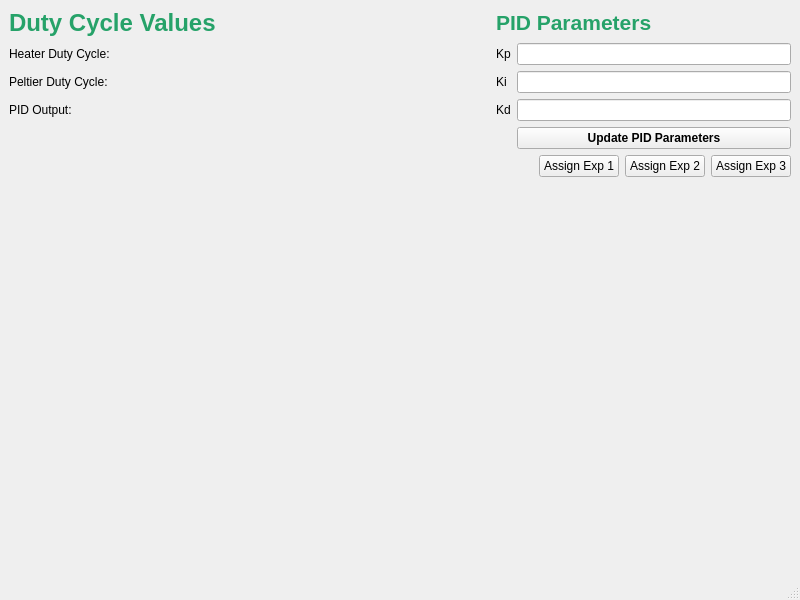
<?xml version="1.0" encoding="UTF-8"?>
<ui version="4.0">
 <class>MainWindow</class>
 <widget class="QMainWindow" name="MainWindow">
  <property name="geometry">
   <rect>
    <x>0</x>
    <y>0</y>
    <width>800</width>
    <height>600</height>
   </rect>
  </property>
  <property name="windowTitle">
   <string>MainWindow</string>
  </property>
  <widget class="QWidget" name="centralwidget">
   <layout class="QGridLayout" name="gridLayout_2">
    <item row="3" column="1">
     <spacer name="verticalSpacer">
      <property name="orientation">
       <enum>Qt::Vertical</enum>
      </property>
      <property name="sizeHint" stdset="0">
       <size>
        <width>20</width>
        <height>40</height>
       </size>
      </property>
     </spacer>
    </item>
    <item row="2" column="1">
     <layout class="QGridLayout" name="cellLayout">
      <property name="leftMargin">
       <number>0</number>
      </property>
     </layout>
    </item>
    <item row="0" column="1">
     <layout class="QGridLayout" name="gridLayout">
      <item row="2" column="5">
       <widget class="QLineEdit" name="pidKiLineEdit"/>
      </item>
      <item row="1" column="2">
       <widget class="QLabel" name="heaterDutyCLabel">
        <property name="font">
         <font>
          <bold>true</bold>
         </font>
        </property>
        <property name="text">
         <string/>
        </property>
       </widget>
      </item>
      <item row="3" column="3">
       <spacer name="horizontalSpacer">
        <property name="orientation">
         <enum>Qt::Horizontal</enum>
        </property>
        <property name="sizeHint" stdset="0">
         <size>
          <width>40</width>
          <height>20</height>
         </size>
        </property>
       </spacer>
      </item>
      <item row="3" column="2">
       <widget class="QLabel" name="pidOutputLabel">
        <property name="font">
         <font>
          <bold>true</bold>
         </font>
        </property>
        <property name="text">
         <string/>
        </property>
       </widget>
      </item>
      <item row="3" column="1">
       <widget class="QLabel" name="label_10">
        <property name="text">
         <string>PID Output:</string>
        </property>
       </widget>
      </item>
      <item row="0" column="4" colspan="2">
       <widget class="QLabel" name="label_4">
        <property name="text">
         <string>&lt;html&gt;&lt;head/&gt;&lt;body&gt;&lt;p&gt;&lt;span style=&quot; font-size:16pt; font-weight:700; color:#26a269;&quot;&gt;PID Parameters&lt;/span&gt;&lt;/p&gt;&lt;/body&gt;&lt;/html&gt;</string>
        </property>
       </widget>
      </item>
      <item row="1" column="5">
       <widget class="QLineEdit" name="pidKpLineEdit"/>
      </item>
      <item row="3" column="4">
       <widget class="QLabel" name="label_3">
        <property name="text">
         <string>Kd</string>
        </property>
       </widget>
      </item>
      <item row="3" column="5">
       <widget class="QLineEdit" name="pidKdLineEdit"/>
      </item>
      <item row="1" column="4">
       <widget class="QLabel" name="label">
        <property name="text">
         <string>Kp</string>
        </property>
       </widget>
      </item>
      <item row="1" column="1">
       <widget class="QLabel" name="label_6">
        <property name="text">
         <string>Heater Duty Cycle:</string>
        </property>
       </widget>
      </item>
      <item row="2" column="4">
       <widget class="QLabel" name="label_2">
        <property name="text">
         <string>Ki</string>
        </property>
       </widget>
      </item>
      <item row="2" column="1">
       <widget class="QLabel" name="label_8">
        <property name="text">
         <string>Peltier Duty Cycle:</string>
        </property>
       </widget>
      </item>
      <item row="4" column="5">
       <widget class="QPushButton" name="updatePIDParametersButton">
        <property name="font">
         <font>
          <bold>true</bold>
         </font>
        </property>
        <property name="text">
         <string>Update PID Parameters</string>
        </property>
       </widget>
      </item>
      <item row="2" column="2">
       <widget class="QLabel" name="peltierDutyCLabel">
        <property name="font">
         <font>
          <bold>true</bold>
         </font>
        </property>
        <property name="text">
         <string/>
        </property>
       </widget>
      </item>
      <item row="0" column="1" colspan="2">
       <widget class="QLabel" name="label_5">
        <property name="text">
         <string>&lt;html&gt;&lt;head/&gt;&lt;body&gt;&lt;p&gt;&lt;span style=&quot; font-size:18pt; font-weight:700; color:#26a269;&quot;&gt;Duty Cycle Values&lt;/span&gt;&lt;/p&gt;&lt;/body&gt;&lt;/html&gt;</string>
        </property>
       </widget>
      </item>
     </layout>
    </item>
    <item row="1" column="1">
     <layout class="QHBoxLayout" name="horizontalLayout">
      <property name="topMargin">
       <number>0</number>
      </property>
      <item>
       <spacer name="horizontalSpacer_2">
        <property name="orientation">
         <enum>Qt::Horizontal</enum>
        </property>
        <property name="sizeHint" stdset="0">
         <size>
          <width>40</width>
          <height>20</height>
         </size>
        </property>
       </spacer>
      </item>
      <item>
       <widget class="QPushButton" name="assignExp1Button">
        <property name="text">
         <string>Assign Exp 1</string>
        </property>
       </widget>
      </item>
      <item>
       <widget class="QPushButton" name="assignExp2Button">
        <property name="text">
         <string>Assign Exp 2</string>
        </property>
       </widget>
      </item>
      <item>
       <widget class="QPushButton" name="assignExp3Button">
        <property name="text">
         <string>Assign Exp 3</string>
        </property>
       </widget>
      </item>
     </layout>
    </item>
   </layout>
  </widget>
  <widget class="QMenuBar" name="menubar">
   <property name="geometry">
    <rect>
     <x>0</x>
     <y>0</y>
     <width>800</width>
     <height>22</height>
    </rect>
   </property>
  </widget>
  <widget class="QStatusBar" name="statusbar"/>
 </widget>
 <resources/>
 <connections/>
</ui>
